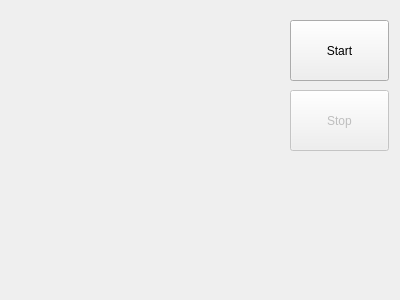
<?xml version="1.0" encoding="UTF-8"?>
<ui version="4.0">
 <class>MainWindow</class>
 <widget class="QMainWindow" name="MainWindow">
  <property name="geometry">
   <rect>
    <x>0</x>
    <y>0</y>
    <width>400</width>
    <height>300</height>
   </rect>
  </property>
  <property name="windowTitle">
   <string>MainWindow</string>
  </property>
  <widget class="QWidget" name="centralWidget">
   <widget class="QPushButton" name="pushButtonStart">
    <property name="geometry">
     <rect>
      <x>290</x>
      <y>20</y>
      <width>99</width>
      <height>61</height>
     </rect>
    </property>
    <property name="text">
     <string>Start</string>
    </property>
   </widget>
   <widget class="QPushButton" name="pushButtonStop">
    <property name="enabled">
     <bool>false</bool>
    </property>
    <property name="geometry">
     <rect>
      <x>290</x>
      <y>90</y>
      <width>99</width>
      <height>61</height>
     </rect>
    </property>
    <property name="text">
     <string>Stop</string>
    </property>
   </widget>
  </widget>
 </widget>
 <layoutdefault spacing="6" margin="11"/>
 <resources/>
 <connections/>
</ui>
